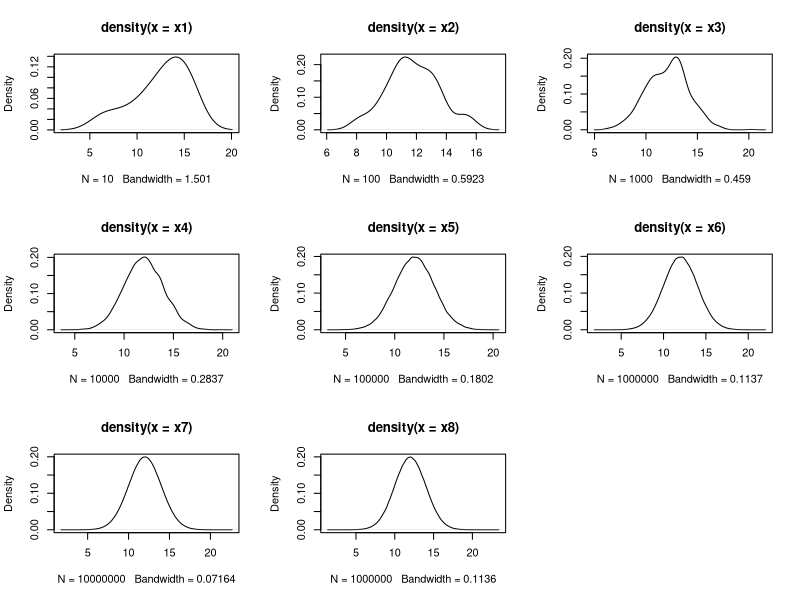
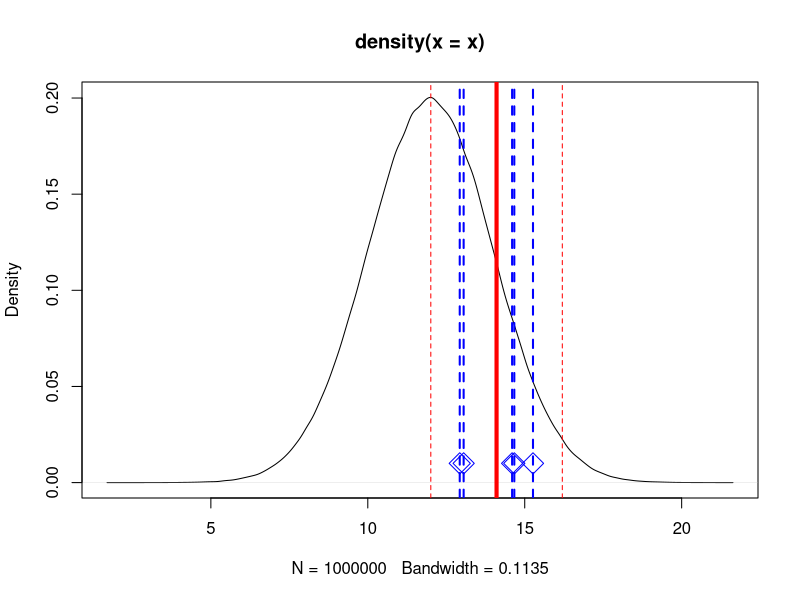
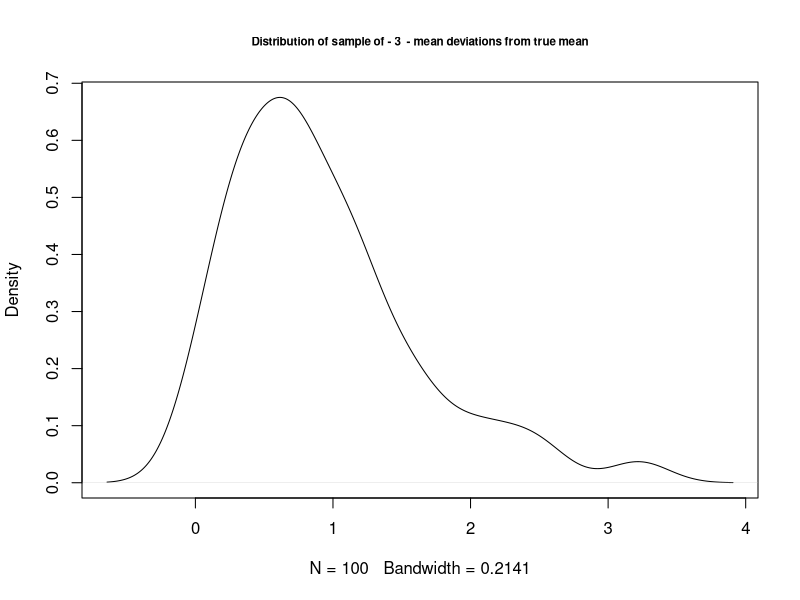
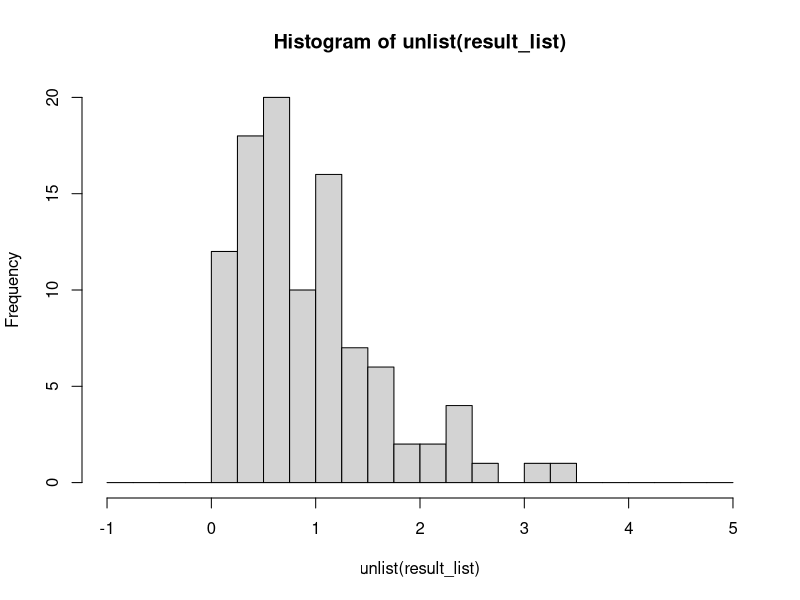
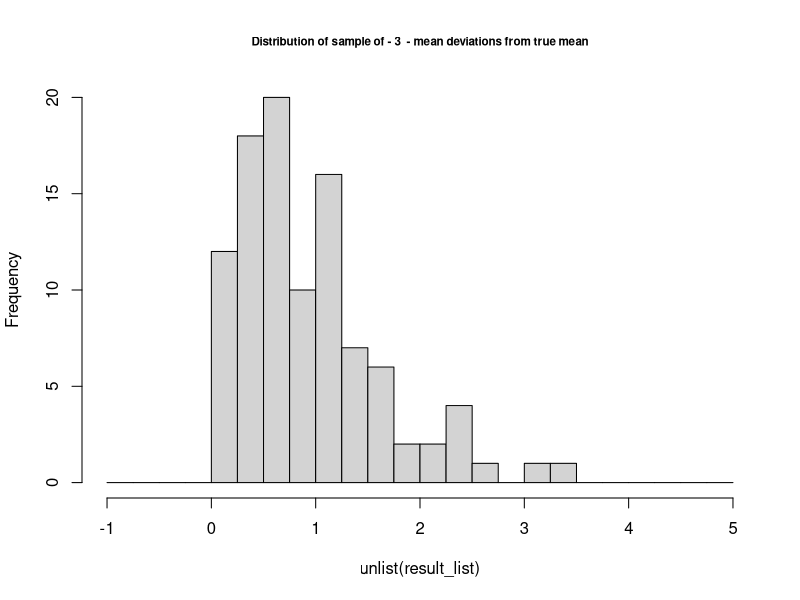
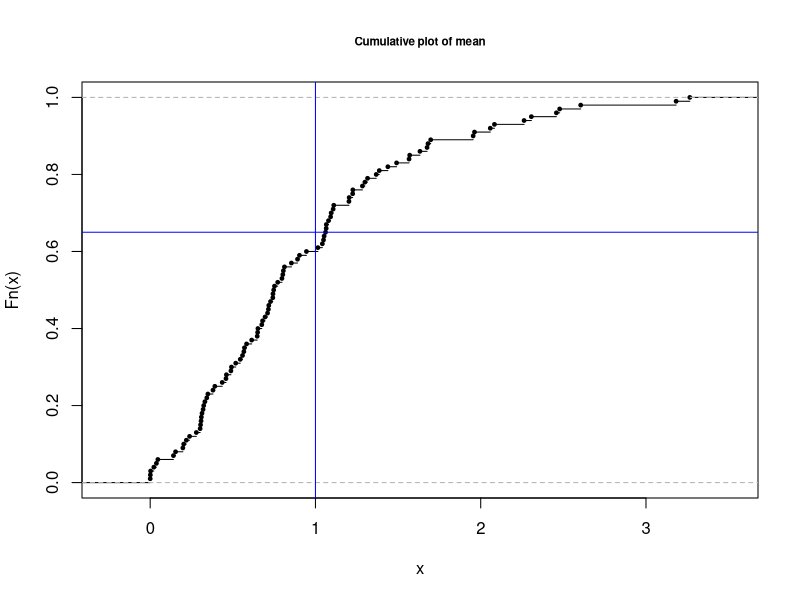
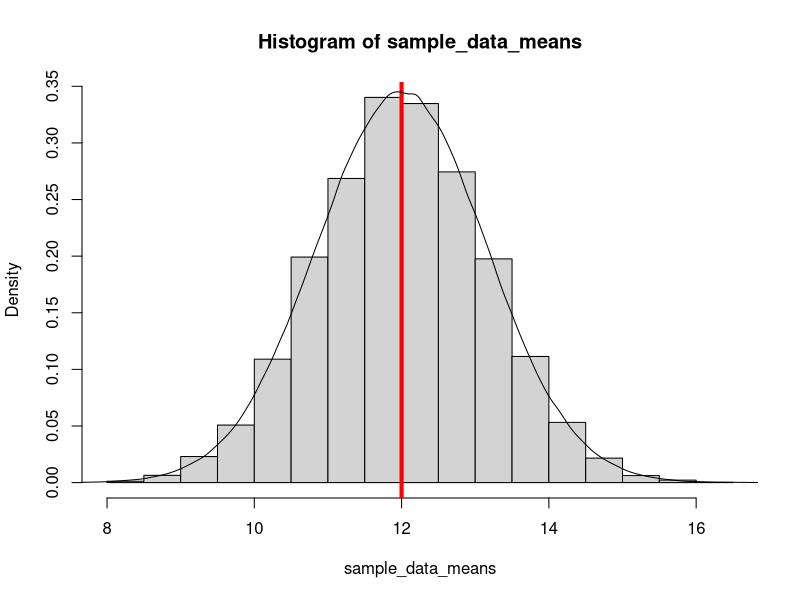
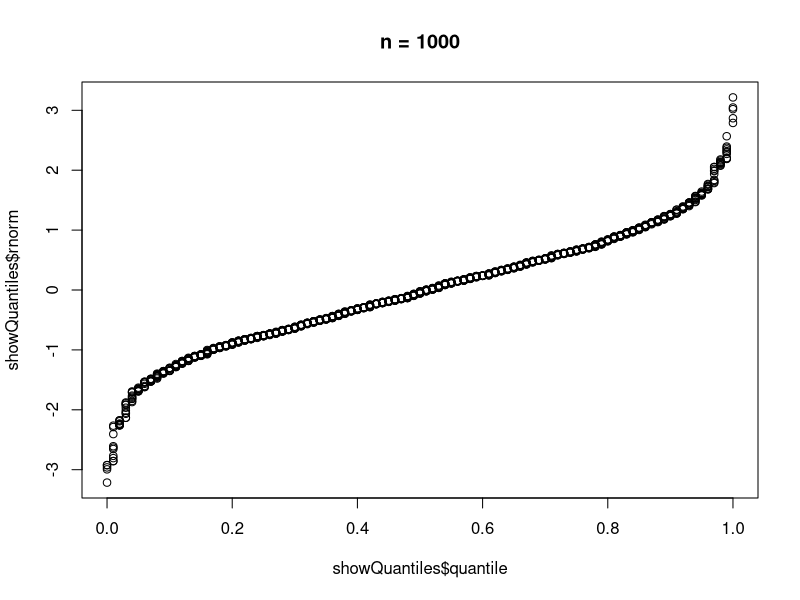

Reproduce these figures in R, in order. (Note: this script raises an error after producing the figures.)
## ---- chunk 1

# Generate two normal sampes, with mu = 0, sd = 1 
rnorm(2)

# Generate two normal sampes, specified mu and sd 
rnorm(2, mean = 5, sd = 1)
rnorm(2, mean = 5, sd = 200)

# Generate 100000 samples
# Specifying the seed ensures repeatability  
# If you set the seed you get a reoproducile effect. DOn't di it for now
# set.seed(123)
x1 <-rnorm(10, mean = 12, sd = 2)
x2 <-rnorm(100, mean = 12, sd = 2)
x3 <-rnorm(1000, mean = 12, sd = 2)
x4 <-rnorm(10000, mean = 12, sd = 2)
x5 <-rnorm(100000, mean = 12, sd = 2)
x6 <-rnorm(1000000, mean = 12, sd = 2)
x7 <-rnorm(10000000, mean = 12, sd = 2)
x8 <-rnorm(1000000, mean = 12, sd = 2)

# Plot density distribution of the 100000 points
# Creating a 'theoretical' normal curve 
# With more points it becines perfect

par(mfrow=c(3,3))
plot(density(x1))
plot(density(x2))
plot(density(x3))
plot(density(x4))
plot(density(x5))
plot(density(x6))
plot(density(x7))
plot(density(x8))
par(mfrow=c(1,1))

## ---- chunk 2

x <-rnorm(1000000, mean = 12, sd = 2)
plot(density(x))

n = 5
x_s <- sample(x, n) 


# Plot the samples.
# The x values are the sample, the y values are set to 0.01
# Points are drawn as blue diamonds


points(x = x_s, 
       y = rep(0.01, n), 
       col = "blue", 
       pch = 5, 
       cex = 2)

# Draw blue dotted vertical lines at the sample points 
abline(v = x_s, col = 'blue', lwd = 2 , lty = 2)

# Draw a red solid vertical line at the mean of the sample
abline(v = mean(x_s), col = 'red', lwd = 4 , lty = 1)

# Draw two red vertical dotted lines at mu - 2*sd and mu + 2*sd
abline(v = c(mean(x_s)-2*sd(x_s), mean(x_s)+2*sd(x_s)), 
       col = 'red', lwd = 1 , lty = 2)
## ---- chunk 3

# Now draw 100 samples
# Calculate the difference between these samples of 3
# Calculate the difference between the sample mean and the population true mean

x <-rnorm(1000000, mean = 12, sd = 2)
population_mean = mean(x)

sample_size = 3
result_list = alist()
for (i in 1:100) {
  x_s <- sample(x, sample_size) # sample from our x
    sample_mean = mean(x_s)
    result_list[[i]] <- abs(sample_mean - population_mean)  
}

# The density distribution of these mean differences is approximateky normal
# The cex parameter sets the size of the font
title = paste("Distribution of sample of -", sample_size, " - mean deviations from true mean")
plot(density(unlist(result_list)), 
     main = title,
     cex.main = 0.7)

s = seq(-1, 5, 0.25)
plot(hist(unlist(result_list),breaks=c(s)), 
     main = title,
     cex.main = 0.7)

# The emperical cumulative distrubution curve takes the density data and plots it cumulative
# Draw a vertical line at 1 ad a horizontal line at 0.65
plot(ecdf(unlist(result_list)), 
     main = "Cumulative plot of mean",
     cex.main = 0.7, 
     cex = 0.5)
abline(h = 0.65, v = 1, col = 'blue')

## ---- chunk 4
sample_size <- 3

# If you take the number of experiments high, you get a nice approximation of the normal
# distribution (i.e. the histogram will resemble the curve)

repeat_experiment <- 10000     

# Generate 'sample_size * repeat_experiment' and put them in a matrix

population_sd = 2
population_mean = 12

sample_data <- matrix(rnorm(repeat_experiment * sample_size,  # number of sample
                            population_mean,                  # mean
                            population_sd),                   # sd   
                      repeat_experiment)
head(sample_data)
dim(sample_data)

# Of each sample calculate the mean.
# Plot these points in a histogram
sample_data_means <- rowMeans(sample_data)
head(sample_data_means)
hist(sample_data_means, freq = F)

# Overlay it with a 'theoretical' normal distriubution, use a high repeat to get a 
# perfect curve
abline(v = population_mean, col = 'red', lwd=4)
x <-rnorm(1000000, mean = 12, sd = population_sd / sqrt(sample_size))
lines(density(x))

sd(sample_data_means)
sem = 2 / sqrt(sample_size)
sem
## ---- chunk 5

n = 1000

# Creat a dataframe with 1 column with 1000 normal samples
# The samples are sorted

ndist = sort(rnorm(n))
showQuantiles <- data.frame(rnorm = ndist)

# Add a column to the dataframe
# The column contains a seq of 1000 points divided by 1 and rounded to 2 decimals 
# Simply by refering to a non-existent colums name you create it

showQuantiles$quantile <- round(seq(0,
                                    1, 
                                    length.out = nrow(showQuantiles)), 
                                digits = 2)

# You get a bunch of points with 0, a bunch of points at 0.01, at 0.02 etc 

# The curve is plotted
plot(x = showQuantiles$quantile, 
     y = showQuantiles$rnorm, 
     main = paste0("n = ", n ))


# The Cumulative Distribution Function is constructed by swapping the axes 
plot(y = showQuantiles$quantile, 
     x = showQuantiles$rnorm, 
     main = paste(paste0("n = ", n ), "ECDF"))

# Would have been easier to use the ecdf function
plot(ecdf(ndist))


## ---- chunk 6

# Formula for Confidence Interval = mu +- q(a) * SEM
# Probably you have seen 'mean +- 1.96 + SEM'? That is the Z quantile for CL = 5%

qnorm(0.975)

# Generate 100 samples with specified mu and sd
# Normally speaking you do not know the population distribution. This is just for reference. 
n_sample = 100
pop_mean = 12
pop_sd = 2

# Take the samples and calculate the mean, sd and sem
x_s <- rnorm(n_sample, pop_mean, pop_sd)
sample_mean <- mean(x_s)
sample_sd <- sd(x_s)
sem = sample_sd / sqrt(n_sample)

# For fun, calculate mean and SD yourself to check
sn = length(x_s)
sm = sum(x_s) / sn
sd = sqrt(sum((sample - sm)^2) / (sn - 1))


# Formula for confidence interval of 0.95
# The formula to calulate the quartile you need is 0.95 + (1 - 0.95) / 2
# With that new number you get the single sided quantile that leaves a right tail that is half 
# of what you need. 
# But then you need it left and right.........
dq = 0.95
q_to_use = dq + (1 - dq) / 2 

if (n_sample < 30) {  # Use the 'T' distrubution
  ci <- qt(q_to_use, df = n_sample - 1) * sem 
} else {              # Use the normal distrubution
  ci <- qnorm(q_to_use, sample_mean, sample_sd) * sem 
}

# Create a boxplot for the samples using base R
# boxplot(x_s, ylim = c(5,25))
# abline(h = c(sample_mean - ci,  sample_mean + ci), col = 'red', lty=2)
# abline(h = c(sample_mean - sample_sd, sample_mean + sample_sd), col = 'blue', lty=2)

# Create a boxplot for the samples using ggplot
ggplot(data = data.frame(sample = x_s)) +
  geom_boxplot(mapping = aes(y=sample)) +
  ylim(5, 25) +
  theme(axis.text.x = element_blank()) +
  geom_hline(yintercept = c(sample_mean - ci, sample_mean + ci), 
             col= 'red', 
             linetype = 'dashed') +
  geom_hline(yintercept = c(sample_mean - sample_sd, sample_mean + sample_sd), 
             col = 'blue', 
             linetype = 'dashed')

## ---- chunk 7

# Generate a 100 sample normal sample distribution, three times 
n = 100
replicate(3, hist(runif(n), cex.main = 0.8))

# Repeat a 100 sample, 1000 times
# Every column is one sample
sample_set = replicate(1000, runif(n)) 

# Take the means of each of the 1000 samples
means = colMeans(sample_set)

# Plot that as a hist=ogram
hist(means, cex.main = 0.8)
## ---- chunk 8
# Create a sample of 5 numbers, values between 5 and 6
n = 5
x <- runif(n, min = 5, max = 6)  

# Plot the one sample
hist(x, main = "one sample", cex.main = 0.8)

# From the sample, select 5 times a number
# We replace, so you may find in a set of 5 the same numbers multiple times
# Do this experiment 1000 times
b <- replicate(10000, mean(sample(x, replace=TRUE)))


hist(replicate(10000, runif(n, min = 5, max =6)), 
     main = "uniform distribution", cex.main = 0.8)

hist(b, main = "bootstrapped" , cex.main = 0.8)

plot(ecdf(b), main = "bootstrapped - cdf" , cex.main = 0.8)

qb <- quantile(b, c(0.025,0.975))
abline(v = qb)

## ---- chunk 9

# A uniform distribution is not expected to meet the shapiro test and generates 
# a very low p value
hist(runif(10000))
shapiro.test(runif(1000))
qqnorm(runif(1000))

# A uniform distribution is not expected to meet the shapiro test and generates 
# a high p value
hist(rnorm(10000))
shapiro.test(rnorm(1000))
qqnorm(rnorm(1000))

## ---- chunk 10
# Generate a data set with a lot of values between 0 and 1, but also with values larger than 1
my_data <- data.frame(gene = 0.1 + runif(10000), 
                      control = 0.1 + runif(10000))
my_data$fold_change <- my_data$gene / my_data$control

# If you plot it in a normal histogram, it is not so easy to inspect because the high numbers
# determine the scale
hist(my_data$fold_change)
abline(v = 1, col = 'red', lwd=2)

# If you take a log of the data tham the high numbers become a lot smaller
hist(log2(my_data$fold_change))
abline(v = 0, col = 'red', lwd=2)
## ---- chunk 11

sample = rnorm(1000, 12, 2)
sample_mean = mean(sample)
sample_sd = sd(sample)
par(mfrow=c(1,2))
hist(sample, cex.main = 0.8)
hist((sample - sample_mean) / sample_sd, cex.main = 0.8)
par(mfrow=c(1,1))


